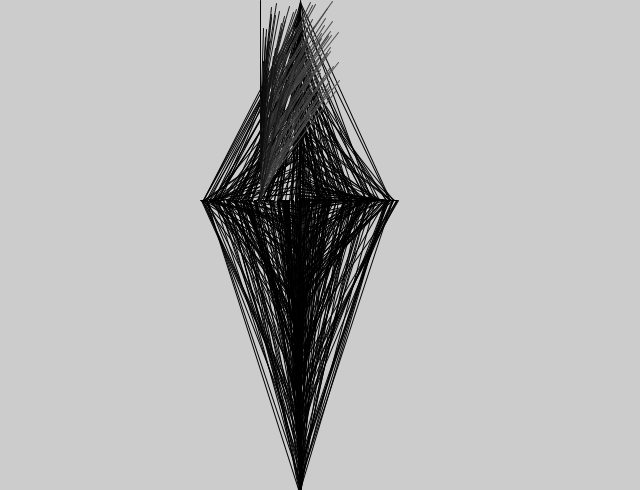
Frame 1 (no input)
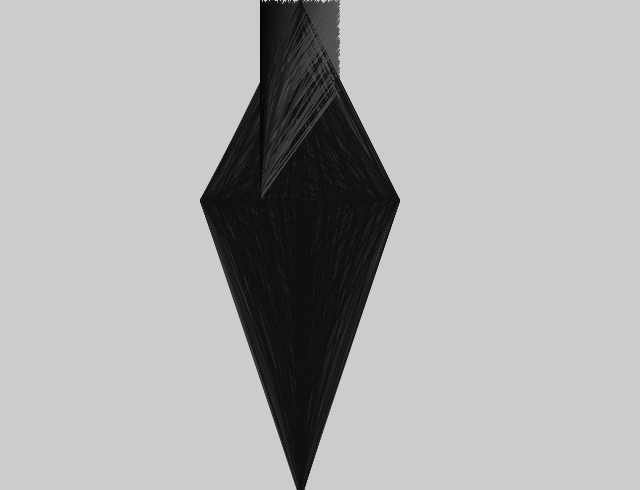
Frame 60 (the mouse pressed at the canvas centre just before this capture)
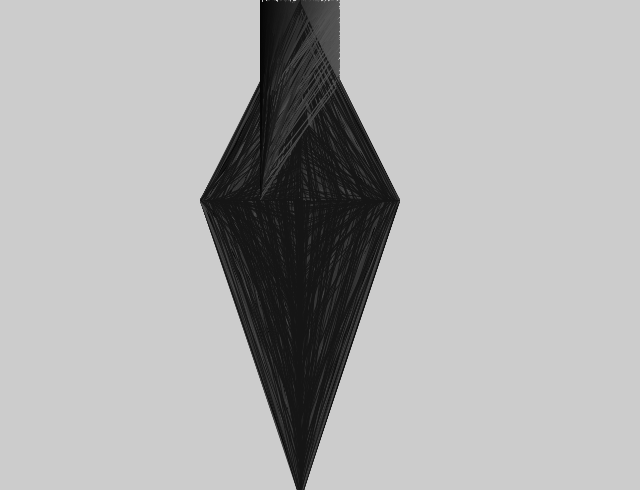
Frame 120 (the mouse held since frame 60 and released just before this capture)

The Processing sketch that drew these frames (run headless with seeded random() and noise(); from frame 60 on, the mouse is pressed at the canvas centre):

// Processing sketch: unfinished
// ── unfinished.pde
void setup (){
  size(640, 490);

  
}
void draw() {
  
for (int i = 0; i < 500; i++) {
  float r =random(-100,100);
  line(300, i, 300+r, 200);
}
  
for (int i = 0; i < 100; i++) {
  float r =random(80);
  stroke (r + 5);
  line(260, i+100, 260+r, i);
}

for(int i=0; i < 100; i++){
  float r = random(80);
  stroke(r+5);
  
}
}
